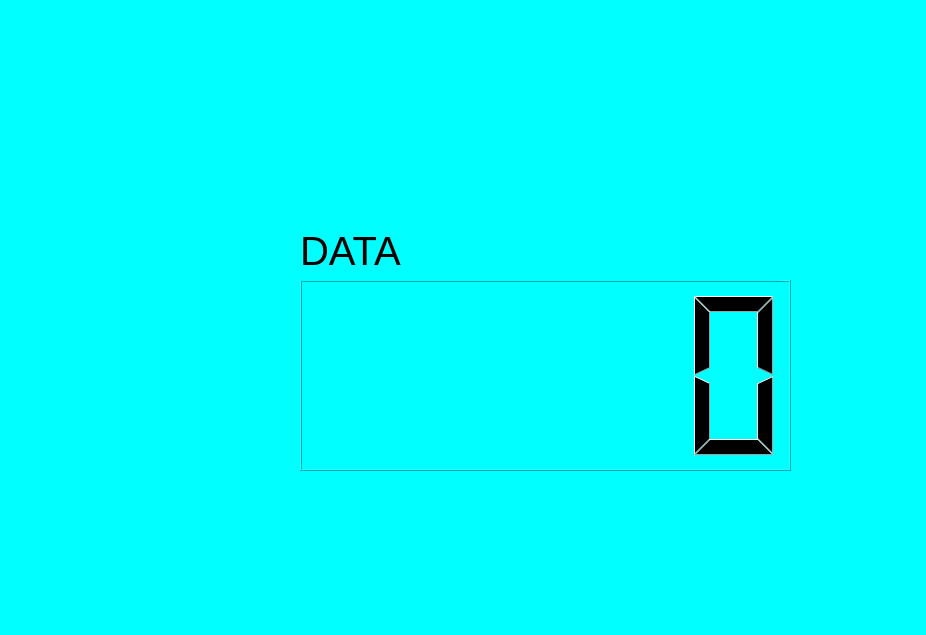
<?xml version="1.0" encoding="UTF-8"?>
<ui version="4.0">
 <class>Form</class>
 <widget class="QWidget" name="Form">
  <property name="geometry">
   <rect>
    <x>0</x>
    <y>0</y>
    <width>926</width>
    <height>635</height>
   </rect>
  </property>
  <property name="windowTitle">
   <string>Form</string>
  </property>
  <property name="styleSheet">
   <string notr="true">background-color: rgb(0, 255, 255);</string>
  </property>
  <widget class="QLCDNumber" name="lcdNumber">
   <property name="geometry">
    <rect>
     <x>300</x>
     <y>280</y>
     <width>491</width>
     <height>191</height>
    </rect>
   </property>
  </widget>
  <widget class="QLabel" name="label">
   <property name="geometry">
    <rect>
     <x>300</x>
     <y>220</y>
     <width>481</width>
     <height>61</height>
    </rect>
   </property>
   <property name="font">
    <font>
     <pointsize>30</pointsize>
    </font>
   </property>
   <property name="text">
    <string>DATA</string>
   </property>
  </widget>
 </widget>
 <resources/>
 <connections/>
</ui>
